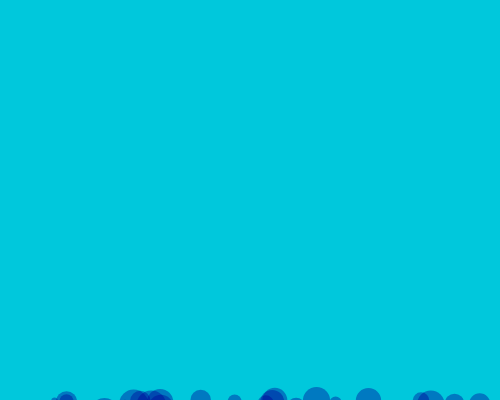
Frame 1 (no input)
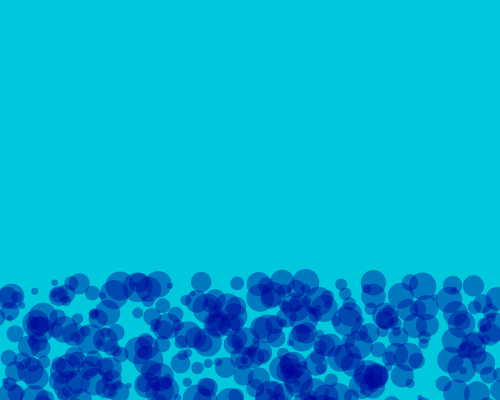
Frame 60 (no input)
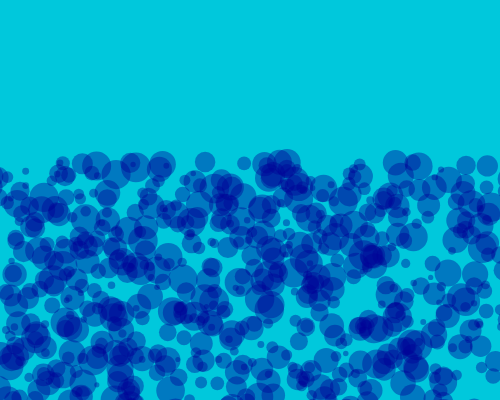
Frame 120 (the mouse pressed at the canvas centre since frame 60)

The p5.js sketch that drew these frames (run headless with seeded random() and noise() and a simulated clock; from frame 60 on, the mouse is pressed at the canvas centre):

// p5.js sketch
// ── sketch.js

let x=[], y=[], d=[];
let bubbles = 1000;

function setup() {
  createCanvas(500, 400);
  makeBubble(bubbles);              //버블 만들기
}

function draw() {
  background(0, 200, 220);
  drawBubble(bubbles);              //버블 그리기
  moveBubble(bubbles);              //버블 이동하기
}

function makeBubble(n){
  for(let i=0; i<n; i++){
    x[i] = random(width);
    y[i] = random(height, height*2);
    d[i] = random(5, 30);
  }
}

function drawBubble(n){
  fill(0, 0, 150, 100);
  noStroke();

  for(let i=0; i<bubbles; i++){
    circle(x[i], y[i], d[i]);
  } 
}

function moveBubble(n){
  for(let i=0; i<bubbles; i++){
    x[i] += random(-2, 2);
    y[i] -= 2;
    if(y[i]<0){
      x[i] = random(width);
      y[i] = random(height, height*2);
    }
  }
}
